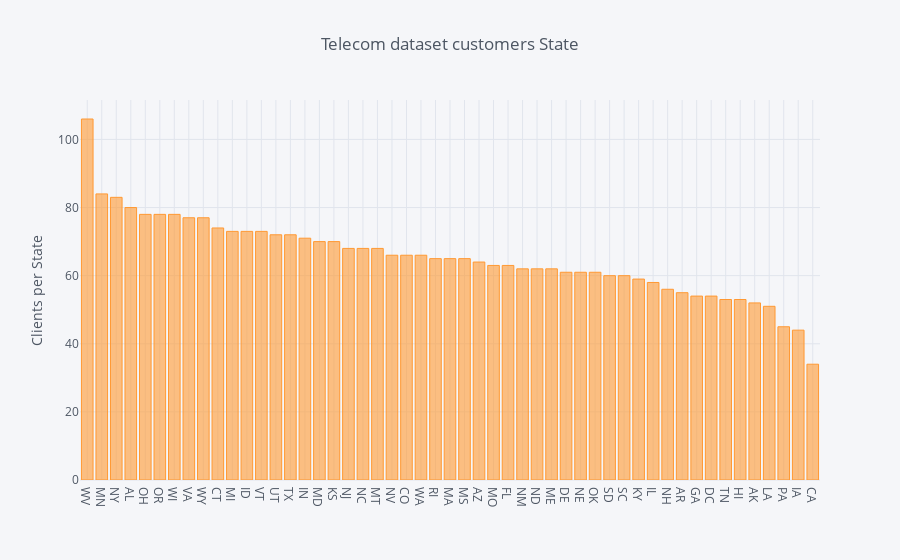

Notebook code for this chart:
### Code cell
series.iplot(kind='bar',
             yTitle='Clients per State',
             title='Telecom dataset customers State')

### Figure 1 — Plotly figure (JSON) as saved in the notebook; plotly's stock layout.template omitted (floating-point values rounded to 4 significant figures)
{"data": [{"marker": {"color": "rgba(255, 153, 51, 0.6)", "line": {"color": "rgba(255, 153, 51, 1.0)", "width": 1}}, "name": "State", "orientation": "v", "text": "", "type": "bar", "x": ["WV", "MN", "NY", "AL", "OH", "OR", "WI", "VA", "WY", "CT", "MI", "ID", "VT", "UT", "TX", "IN", "MD", "KS", "NJ", "NC", "MT", "NV", "CO", "WA", "RI", "MA", "MS", "AZ", "MO", "FL", "NM", "ND", "ME", "DE", "NE", "OK", "SD", "SC", "KY", "IL", "NH", "AR", "GA", "DC", "TN", "HI", "AK", "LA", "PA", "IA", "CA"], "y": [106, 84, 83, 80, 78, 78, 78, 77, 77, 74, 73, 73, 73, 72, 72, 71, 70, 70, 68, 68, 68, 66, 66, 66, 65, 65, 65, 64, 63, 63, 62, 62, 62, 61, 61, 61, 60, 60, 59, 58, 56, 55, 54, 54, 53, 53, 52, 51, 45, 44, 34]}], "layout": {"legend": {"bgcolor": "#F5F6F9", "font": {"color": "#4D5663"}}, "paper_bgcolor": "#F5F6F9", "plot_bgcolor": "#F5F6F9", "title": "Telecom dataset customers State", "titlefont": {"color": "#4D5663"}, "xaxis1": {"gridcolor": "#E1E5ED", "showgrid": true, "tickfont": {"color": "#4D5663"}, "title": "", "titlefont": {"color": "#4D5663"}, "zerolinecolor": "#E1E5ED"}, "yaxis1": {"gridcolor": "#E1E5ED", "showgrid": true, "tickfont": {"color": "#4D5663"}, "title": "Clients per State", "titlefont": {"color": "#4D5663"}, "zerolinecolor": "#E1E5ED"}}}
